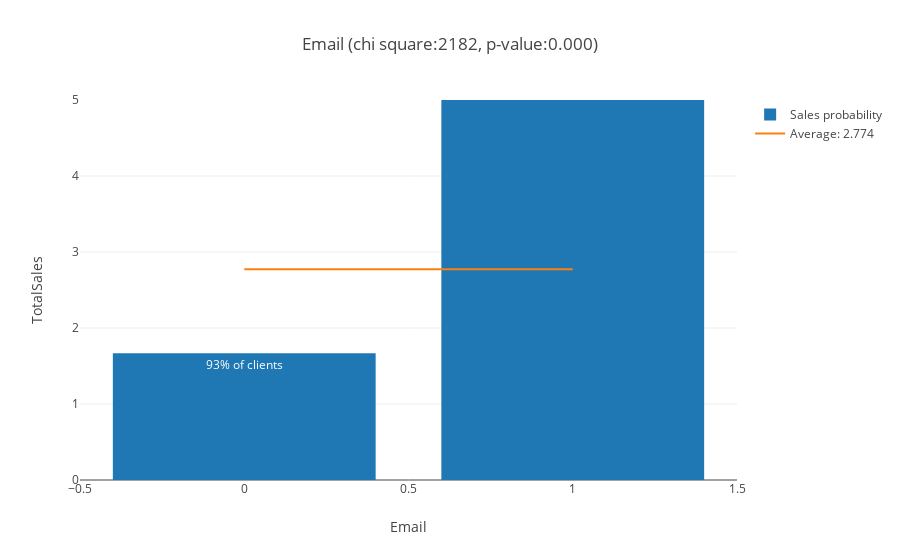

Notebook cell for this chart:
### Markdown cell above
### Email ###

It indicates whether the client's email is available: 1 (yes), 0 (otherwise)

### Code cell
chi, pval, fig = analyze_feature('Email', db1)
scores['Email'] = (chi, pval)
iplot(fig)

### Figure 1 — Plotly figure (JSON) as saved in the notebook; plotly's stock layout.template omitted (floating-point values rounded to 4 significant figures)
{"data": [{"error_y": {"array": [9.485, 25.11], "type": "data", "visible": false}, "name": "Sales probability", "text": ["93% of clients", "7% of clients"], "type": "bar", "x": [0, 1], "y": [1.667, 16.54]}, {"mode": "lines", "name": "Average: 2.774", "type": "scatter", "x": [0, 1], "y": [2.774, 2.774]}], "layout": {"barmode": "group", "title": "Email (chi square:2182, p-value:0.000)", "xaxis": {"title": "Email"}, "yaxis": {"range": [0, 5], "title": "TotalSales"}}}
